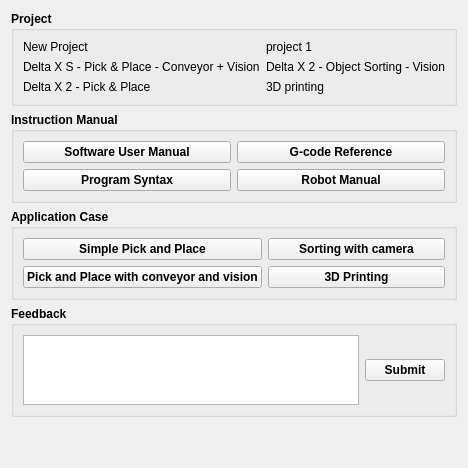
            <widget class="QWidget" name="pHome">
             <property name="maximumSize">
              <size>
               <width>16777215</width>
               <height>16777215</height>
              </size>
             </property>
             <property name="styleSheet">
              <string notr="true"/>
             </property>
             <layout class="QVBoxLayout" name="verticalLayout_3">
              <item>
               <widget class="QGroupBox" name="groupBox_4">
                <property name="font">
                 <font>
                  <bold>true</bold>
                 </font>
                </property>
                <property name="styleSheet">
                 <string notr="true">QLabel:hover
{
	color: rgb(0, 102, 255);
}</string>
                </property>
                <property name="title">
                 <string>Project</string>
                </property>
                <layout class="QGridLayout" name="gridLayout_3">
                 <item row="0" column="1">
                  <widget class="QLabel" name="label_2">
                   <property name="text">
                    <string>project 1</string>
                   </property>
                  </widget>
                 </item>
                 <item row="1" column="0">
                  <widget class="QLabel" name="label_3">
                   <property name="text">
                    <string>Delta X S - Pick &amp; Place - Conveyor + Vision</string>
                   </property>
                  </widget>
                 </item>
                 <item row="0" column="0">
                  <widget class="QLabel" name="label">
                   <property name="text">
                    <string>New Project</string>
                   </property>
                  </widget>
                 </item>
                 <item row="2" column="0">
                  <widget class="QLabel" name="label_4">
                   <property name="text">
                    <string>Delta X 2 - Pick &amp; Place</string>
                   </property>
                  </widget>
                 </item>
                 <item row="1" column="1">
                  <widget class="QLabel" name="label_5">
                   <property name="text">
                    <string>Delta X 2 - Object Sorting - Vision</string>
                   </property>
                  </widget>
                 </item>
                 <item row="2" column="1">
                  <widget class="QLabel" name="label_6">
                   <property name="text">
                    <string>3D printing</string>
                   </property>
                  </widget>
                 </item>
                </layout>
               </widget>
              </item>
              <item>
               <widget class="QGroupBox" name="groupBox">
                <property name="font">
                 <font>
                  <bold>true</bold>
                 </font>
                </property>
                <property name="title">
                 <string>Instruction Manual</string>
                </property>
                <layout class="QGridLayout" name="gridLayout">
                 <item row="0" column="0">
                  <widget class="QPushButton" name="pushButton">
                   <property name="minimumSize">
                    <size>
                     <width>0</width>
                     <height>0</height>
                    </size>
                   </property>
                   <property name="text">
                    <string>Software User Manual</string>
                   </property>
                  </widget>
                 </item>
                 <item row="0" column="1">
                  <widget class="QPushButton" name="pushButton_2">
                   <property name="minimumSize">
                    <size>
                     <width>0</width>
                     <height>0</height>
                    </size>
                   </property>
                   <property name="text">
                    <string>G-code Reference</string>
                   </property>
                  </widget>
                 </item>
                 <item row="1" column="0">
                  <widget class="QPushButton" name="pushButton_3">
                   <property name="minimumSize">
                    <size>
                     <width>0</width>
                     <height>0</height>
                    </size>
                   </property>
                   <property name="text">
                    <string>Program Syntax</string>
                   </property>
                  </widget>
                 </item>
                 <item row="1" column="1">
                  <widget class="QPushButton" name="pushButton_4">
                   <property name="minimumSize">
                    <size>
                     <width>0</width>
                     <height>0</height>
                    </size>
                   </property>
                   <property name="text">
                    <string>Robot Manual</string>
                   </property>
                  </widget>
                 </item>
                </layout>
               </widget>
              </item>
              <item>
               <widget class="QGroupBox" name="groupBox_2">
                <property name="font">
                 <font>
                  <bold>true</bold>
                 </font>
                </property>
                <property name="title">
                 <string>Application Case</string>
                </property>
                <layout class="QGridLayout" name="gridLayout_2">
                 <item row="0" column="0">
                  <widget class="QPushButton" name="pushButton_6">
                   <property name="minimumSize">
                    <size>
                     <width>0</width>
                     <height>0</height>
                    </size>
                   </property>
                   <property name="text">
                    <string>Simple Pick and Place</string>
                   </property>
                  </widget>
                 </item>
                 <item row="1" column="0">
                  <widget class="QPushButton" name="pushButton_8">
                   <property name="minimumSize">
                    <size>
                     <width>0</width>
                     <height>0</height>
                    </size>
                   </property>
                   <property name="text">
                    <string>Pick and Place with conveyor and vision</string>
                   </property>
                  </widget>
                 </item>
                 <item row="0" column="1">
                  <widget class="QPushButton" name="pushButton_7">
                   <property name="minimumSize">
                    <size>
                     <width>0</width>
                     <height>0</height>
                    </size>
                   </property>
                   <property name="text">
                    <string>Sorting with camera</string>
                   </property>
                  </widget>
                 </item>
                 <item row="1" column="1">
                  <widget class="QPushButton" name="pushButton_9">
                   <property name="minimumSize">
                    <size>
                     <width>0</width>
                     <height>0</height>
                    </size>
                   </property>
                   <property name="text">
                    <string>3D Printing</string>
                   </property>
                  </widget>
                 </item>
                </layout>
               </widget>
              </item>
              <item>
               <widget class="QGroupBox" name="groupBox_3">
                <property name="font">
                 <font>
                  <bold>true</bold>
                 </font>
                </property>
                <property name="title">
                 <string>Feedback</string>
                </property>
                <layout class="QHBoxLayout" name="horizontalLayout_3">
                 <item>
                  <widget class="QPlainTextEdit" name="plainTextEdit">
                   <property name="maximumSize">
                    <size>
                     <width>16777215</width>
                     <height>70</height>
                    </size>
                   </property>
                  </widget>
                 </item>
                 <item>
                  <widget class="QPushButton" name="pushButton_5">
                   <property name="text">
                    <string>Submit</string>
                   </property>
                  </widget>
                 </item>
                </layout>
               </widget>
              </item>
              <item>
               <spacer name="verticalSpacer_2">
                <property name="orientation">
                 <enum>Qt::Vertical</enum>
                </property>
                <property name="sizeHint" stdset="0">
                 <size>
                  <width>20</width>
                  <height>40</height>
                 </size>
                </property>
               </spacer>
              </item>
             </layout>
            </widget>
